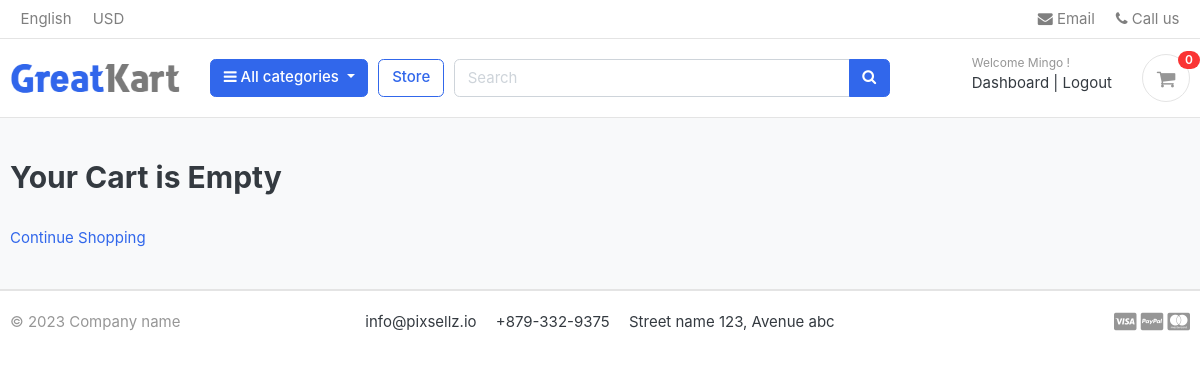
Before: /cart/ (signed in) with the older database file.
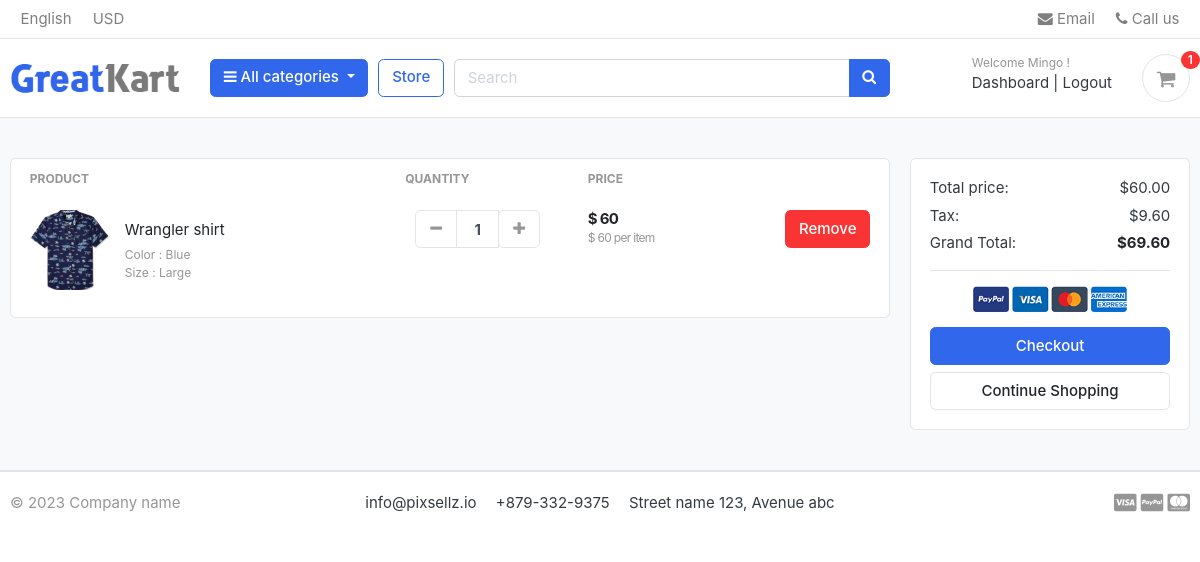
After: the same page with the newer database file.
### accounts/models.py (models this page shows, shortened)
class Account(AbstractBaseUser):                                                                                        #governs users behavior
    first_name = models.CharField(max_length=150)
    last_name = models.CharField(max_length=150)
    username = models.CharField(max_length=100,unique=True)
    email = models.EmailField(max_length=150, unique=True)
    phone_number = models.CharField(max_length=100)
    date_joined = models.DateTimeField(auto_now_add=True)
    last_login = models.DateTimeField(auto_now_add=True)
    is_admin =models.BooleanField(default=False)
    is_staff = models.BooleanField(default=False)
    is_active = models.BooleanField(default=False)
    is_superadmin = models.BooleanField(default=False)
    USERNAME_FIELD = 'email'                                                                                            #logging in with email                                                                                #logging in with email address
    REQUIRED_FIELDS = ['username','first_name','last_name']
    objects = MyAccountManager()
    class Meta:
        verbose_name = 'account'
        verbose_name_plural = 'accounts'

### carts/models.py (models this page shows, shortened)
class CartItem(models.Model):
    user=models.ForeignKey(Account,on_delete=models.CASCADE, null=True)
    product=models.ForeignKey(Product,on_delete=models.CASCADE)
    cart = models.ForeignKey(Cart, on_delete=models.CASCADE, null=True)
    variations = models.ManyToManyField(Variation,blank=True)
    quantity = models.IntegerField()
    is_active = models.BooleanField(default=True)
    def sub_total(self):
        return self.product.price * self.quantity

### store/models.py (models this page shows, shortened)
class Product(models.Model):
    product_name= models.CharField(max_length=200,unique=True)
    slug = models.SlugField(max_length=200,unique=True)
    description = models.TextField(max_length=500,blank=True)
    price = models.IntegerField()
    images = models.ImageField(upload_to='photos/products')
    stock = models.IntegerField()
    is_available = models.BooleanField(default=True)                                                                    #by default always available
    category = models.ForeignKey(Category, on_delete=models.CASCADE)                                                    #deleting a category removes products associated with it
    created_date = models.DateTimeField(auto_now_add=True)
    modified_date = models.DateTimeField(auto_now=True)
    def get_url(self):                                                                                                  #accessing the slug of category and product, generating url
        return reverse('product_detail',args=[self.category.slug, self.slug])                                           #of a specific product

class Variation(models.Model):
    product = models.ForeignKey(Product,on_delete=models.CASCADE)
    variation_category = models.CharField(max_length=150,choices=variation_category_choice)
    variation_value = models.CharField(max_length=150)
    is_active = models.BooleanField(default=True)
    created_date = models.DateTimeField(auto_now=True)
    objects = VariationManager()

### carts/views.py (the view, shortened to what this page needs)
# urls.py: path('',views.cart, name='cart'),
def cart(request, total=0, quantity=0,cart_items=None):
    try:
        tax=0
        grand_total=0
        if request.user.is_authenticated:
            cart_items=CartItem.objects.filter(user=request.user,is_active=True)
        for cart_item in cart_items:
            total +=(cart_item.product.price * cart_item.quantity)                                                      #subtotal, product price by its quantity, adding to the total
            quantity += cart_item.quantity                                                                              #adding the quantity of every cart item to the overall one
        tax = (16 * total)/100
        grand_total = total +tax
    except ObjectDoesNotExist:
        pass                                                                                                            #in case no cart exists throw an exception
    context = {
        'total': "{:.2f}".format(total),
        'quantity':quantity,
        'cart_items':cart_items,
        'tax': "{:.2f}".format(tax),
        'grand_total': "{:.2f}".format(grand_total),
    }
    return render(request, 'store/cart.html', context)

### carts/views.py (called while the page is built)
def _cart_id(request):                                                                                                  #private function
    cart = request.session.session_key                                                                                  #session id
    if not cart:
        cart = request.session.create()                                                                                 #if there is no session_key a new one is created
    return cart

### category/context_processor.py (called while the page is built)
def menu_links(request):
    links = Category.objects.all()                                                                                      #fetching all the categories
    return dict(links=links)                                                                                            #returning a dictionary with key links connected to category queryset

### category/models.py (called while the page is built)
    def get_url(self):                                                                                                  #category url
        return reverse ('products_by_category', args=[self.slug])

### templates/store/cart.html (shortened to what this page needs)
{% extends 'base.html' %}
{% load static %}
{% block content %}
<section class="section-content padding-y bg">
<div class="container">
{%  if not cart_items %}
    <h2>Your Cart is Empty</h2>
    <br>
    <div class="text_center">
        <a href="{% url 'store' %}" class="btn-btn-primary">Continue Shopping</a>
    </div>
{% else %}
<div class="row">
	<aside class="col-lg-9">
<div class="card">
<table class="table table-borderless table-shopping-cart">
<thead class="text-muted">
<tr class="small text-uppercase">
  <th scope="col">Product</th>
  <th scope="col" width="120">Quantity</th>
  <th scope="col" width="120">Price</th>
  <th scope="col" class="text-right" width="200"> </th>
</tr>
</thead>
<tbody>
{% for cart_item in cart_items %}
<tr>
	<td>
		<figure class="itemside align-items-center">
			<div class="aside"><img src="{{ cart_item.product.images.url }}" class="img-sm"></div>
			<figcaption class="info">
				<a href="{{  cart_item.product.get_url }}" class="title text-dark">{{ cart_item.product.product_name }}</a>
				<p class="text-muted small">
                {% if cart_item.variations.all %}
                  {% for item in cart_item.variations.all %}
                    {{  item.variation_category| capfirst }} : {{ item.variation_value| capfirst }}<br>
                  {% endfor %}
                {% endif %}
                </p>
			</figcaption>
		</figure>
	</td>
	<td>
    		<div class="col">
						<div class="input-group input-spinner">
							<div class="input-group-prepend">
							<a href="{% url 'remove_cart' cart_item.product.id cart_item.id %}" class="btn btn-light" type="button" id="button-minus"> <i class="fa fa-minus"></i> </a>
							</div>
							<input type="text" class="form-control"  value="{{ cart_item.quantity }}">
							<div class="input-group-append">
								<form action="{% url 'add_cart' cart_item.product.id %}" method="POST">
									<button class="btn btn-light" type="submit" id="button-plus"> <i class="fa fa-plus"></i> </button>
								</form>
							</div>
						</div>
            </div>
	</td>
	<td>
		<div class="price-wrap">
			<var class="price">$ {{ cart_item.sub_total }}</var>
			<small class="text-muted"> $ {{ cart_item.product.price }} per item </small>
		</div>
	</td>
	<td class="text-right">
	<a href="{% url 'remove_cart_item' cart_item.product.id cart_item.id %}" onclick="return confirm('Are you sure you want to delete this item?')" class="btn btn-danger"> Remove</a>
	</td>
</tr>
{% endfor %}
</tbody>
</table>
</div>
	</aside>
	<aside class="col-lg-3">
		<div class="card">
		<div class="card-body">
			<dl class="dlist-align">
			  <dt>Total price:</dt>
			  <dd class="text-right">${{ total }}</dd>
			</dl>
			<dl class="dlist-align">
			  <dt>Tax:</dt>
			  <dd class="text-right"> ${{ tax }}</dd>
			</dl>
			<dl class="dlist-align">
			  <dt>Grand Total:</dt>
			  <dd class="text-right text-dark b"><strong>${{ grand_total }}</strong></dd>
			</dl>
			<hr>
			<p class="text-center mb-3">
				<img src="{% static './images/misc/payments.png' %}" height="26">
			</p>
			<a href="{% url 'checkout' %}" class="btn btn-primary btn-block"> Checkout </a>
			<a href="{%  url 'store' %}" class="btn btn-light btn-block">Continue Shopping</a>
		</div>
		</div>
</aside>
</div>
{% endif %}
</div>
</section>
{% endblock %}

### templates/base.html (shortened to what this page needs)
{%  load static %}
<!DOCTYPE HTML>
<html lang="en">
<head>
<link href="{%  static 'css/bootstrap.css' %}" rel="stylesheet" type="text/css"/>
<link href="{%  static 'fonts/fontawesome/css/all.min.css' %}" type="text/css" rel="stylesheet">
<link href=" {%  static 'css/ui.css' %}" rel="stylesheet" type="text/css"/>
<link href=" {% static 'css/responsive.css' %}" rel="stylesheet" media="only screen and (max-width: 1200px)" />
<link href=" {% static 'css/custom.css' %}" rel="stylesheet" type="text/css"/>
<link rel="stylesheet" href="https://cdnjs.cloudflare.com/ajax/libs/font-awesome/4.7.0/css/font-awesome.min.css">
</head>
<body>
{% include 'includes/navbar.html' %}
    {% block content %}
    {% endblock %}
{% include 'includes/footer.html' %}

### templates/includes/navbar.html (shortened to what this page needs)
{%  load static %}
<header class="section-header">
<nav class="navbar p-md-0 navbar-expand-sm navbar-light border-bottom">
<div class="container">
  <div class="collapse navbar-collapse" id="navbarTop4">
    <ul class="navbar-nav mr-auto">
    	<li class="nav-item dropdown">
		 	<a href="#" class="nav-link">   English </a>
		</li>
		<li class="nav-item dropdown">
			<a href="#" class="nav-link"> USD </a>
		</li>
    </ul>
    <ul class="navbar-nav">
		<li><a href="#" class="nav-link"> <i class="fa fa-envelope"></i> Email </a></li>
		<li><a href="#" class="nav-link"> <i class="fa fa-phone"></i> Call us </a></li>
	</ul>
  </div>
</div>
</nav>
<section class="header-main border-bottom">
	<div class="container">
<div class="row align-items-center">
	<div class="col-lg-2 col-md-3 col-6">
		<a href="{% url 'home' %}" class="brand-wrap">
			<img class="logo" src="{% static  './images/logo.png' %}">
		</a>
	</div>
	<div class="col-lg col-sm col-md col-6 flex-grow-0">
		<div class="category-wrap dropdown d-inline-block float-right">
			<button type="button" class="btn btn-primary dropdown-toggle" data-toggle="dropdown">
				<i class="fa fa-bars"></i> All categories
			</button>
		</div>
	</div>
	<a href="{%  url 'store' %}" class="btn btn-outline-primary">Store</a>
	<div class="col-lg  col-md-6 col-sm-12 col">
		<form action="{% url 'search' %}" class="search" method="GET">
			<div class="input-group w-100">
			    <input type="text" class="form-control" style="width:60%;" placeholder="Search" name="keyword">
			    <div class="input-group-append">
			      <button class="btn btn-primary" type="submit">
			        <i class="fa fa-search"></i>
			      </button>
			    </div>
		    </div>
		</form>
	</div>
	<div class="col-lg-3 col-sm-6 col-8 order-2 order-lg-3">
				<div class="d-flex justify-content-end mb-3 mb-lg-0">
                    {% if user.id is None %}
					<div class="widget-header">
						<small class="title text-muted">Welcome guest!</small>
						<div>
							<a href="{% url 'login' %}">Sign in</a> <span class="dark-transp"> | </span>
							<a href="{% url 'register' %}"> Register</a>
						</div>
					</div>
                    {% else %}
                    		<div class="widget-header">
						<small class="title text-muted">Welcome {{ user.first_name }}!</small>
						<div>
							<a href="{%url 'dashboard' %}">Dashboard</a> <span class="dark-transp"> | </span>
							<a href="{% url 'logout' %}"> Logout</a>
						</div>
                    </div>
                    {% endif %}
					<a href="{% url 'cart' %}" class="widget-header pl-3 ml-3">
						<div class="icon icon-sm rounded-circle border"><i class="fa fa-shopping-cart"></i></div>
						<span class="badge badge-pill badge-danger notify">{{ cart_count }}</span>
					</a>
				</div>
			</div>
</div>
	</div>
</section>
</header>

### templates/includes/footer.html
<footer class="section-footer border-top">
	<div class="container">
		<section class="footer-bottom border-top row">
			<div class="col-md-2">
				<p class="text-muted"> &copy 2023 Company name </p>
			</div>
			<div class="col-md-8 text-md-center">
				<span  class="px-2">info@pixsellz.io</span>
				<span  class="px-2">+879-332-9375</span>
				<span  class="px-2">Street name 123, Avenue abc</span>
			</div>
			<div class="col-md-2 text-md-right text-muted">
				<i class="fab fa-lg fa-cc-visa"></i>
				<i class="fab fa-lg fa-cc-paypal"></i>
				<i class="fab fa-lg fa-cc-mastercard"></i>
			</div>
		</section>
	</div>
</footer>

### static/css/ui.css (style rules this page uses)
html { font-family: "Inter", sans-serif; font-size: 15px; }
.price-wrap { letter-spacing: -0.7px; }
.icon-xs, .icon-sm, .icon-md, .icon-lg { display: inline-block; text-align: center; flex-shrink: 0; flex-grow: 0; }
.icon-sm { width: 48px; height: 48px; line-height: 48px !important; font-size: 20px; }
.img-xs, .img-sm, .img-md, .img-lg { -o-object-fit: cover; object-fit: cover; flex-shrink: 0; flex-grow: 0; }
.img-sm { width: 80px; height: 80px; }
.padding-y { padding-top: 40px; padding-bottom: 40px; }
var { font-style: normal; }
figure { margin-bottom: 0; }
.bg { background-color: #f8f9fa; }
.b { font-weight: 600; }
p:last-child { margin-bottom: 0; }
.header-main { position: relative; padding-top: 1rem; padding-bottom: 1rem; }
.brand-wrap .logo, .navbar-brand .logo { margin-right: 7px; max-height: 42px; display: inline-block; }
.widget-header { display: inline-block; vertical-align: middle; position: relative; }
.widget-header a { color: #343a40; }
.widget-header i { color: #969696; }
.widget-header .title { display: block; }
.widget-header .notify { position: absolute; top: -3px; right: -10px; }
.footer-bottom { padding-top: 20px; padding-bottom: 20px; }
.btn-light { background-color: #fff; border-color: #e4e4e4; }
.btn-light i { color: #969696; }
.itemside { position: relative; display: flex; width: 100%; }
.itemside .aside { position: relative; flex-shrink: 0; }
.itemside .info { padding-left: 15px; padding-right: 7px; }
.itemside p { margin-bottom: 0; }
.itemside .title { display: block; margin-bottom: 5px; color: #212529; }
[class*=dlist-] { margin-bottom: 5px; }
[class*=dlist-] dd { margin-bottom: 0; }
.dlist-align { display: flex; }
.dlist-align dt { width: 150px; word-wrap: break-word; font-weight: normal; }
.dlist-align dd { flex-grow: 1; }
.notify { position: absolute; top: -4px; right: -10px; display: inline-block; padding: 0.25em 0.6em; font-size: 12px; line-height: 1; text-align: center; border-radius: 3rem; color: #fff; background-color: #fa3434; }
.price { font-weight: 600; color: #212529; }
.input-spinner { width: 125px; flex-wrap: nowrap; display: inline-flex; vertical-align: middle; }
.input-spinner input.form-control { text-align: center; max-width: 46px; font-weight: bold; flex-basis: 46px; border-color: #e4e4e4; flex-grow: 0; }
.input-spinner .btn { width: 42px; text-align: center; padding-left: 0.5rem; padding-right: 0.5rem; }
.table-shopping-cart.table td, .table-shopping-cart.table th { padding-left: 1.25rem; padding-right: 1.25rem; }
.table-shopping-cart .price-wrap { line-height: 1.2; }
.table-shopping-cart .price { font-weight: bold; margin-right: 5px; display: block; }

Changed rows visible on the page:
added CartItem: product.images (picture), product.product_name "Wrangler shirt", quantity "1", sub_total "60", product.price "60"
now on this page (row unchanged): Variation: variation_category "Color", variation_value "Blue"
now on this page (row unchanged): Variation: variation_category "Size", variation_value "Large"
Other visible differences:
{{ cart_count }}: "0" → "1"
{{ total }}: (not shown) → "60.00"
{{ tax }}: (not shown) → "9.60"
{{ grand_total }}: (not shown) → "69.60"
text no longer shown: "Your Cart is Empty"
text now shown: "PRODUCT QUANTITY PRICE Total price: $ Tax: $ Grand Total: $ Checkout"
